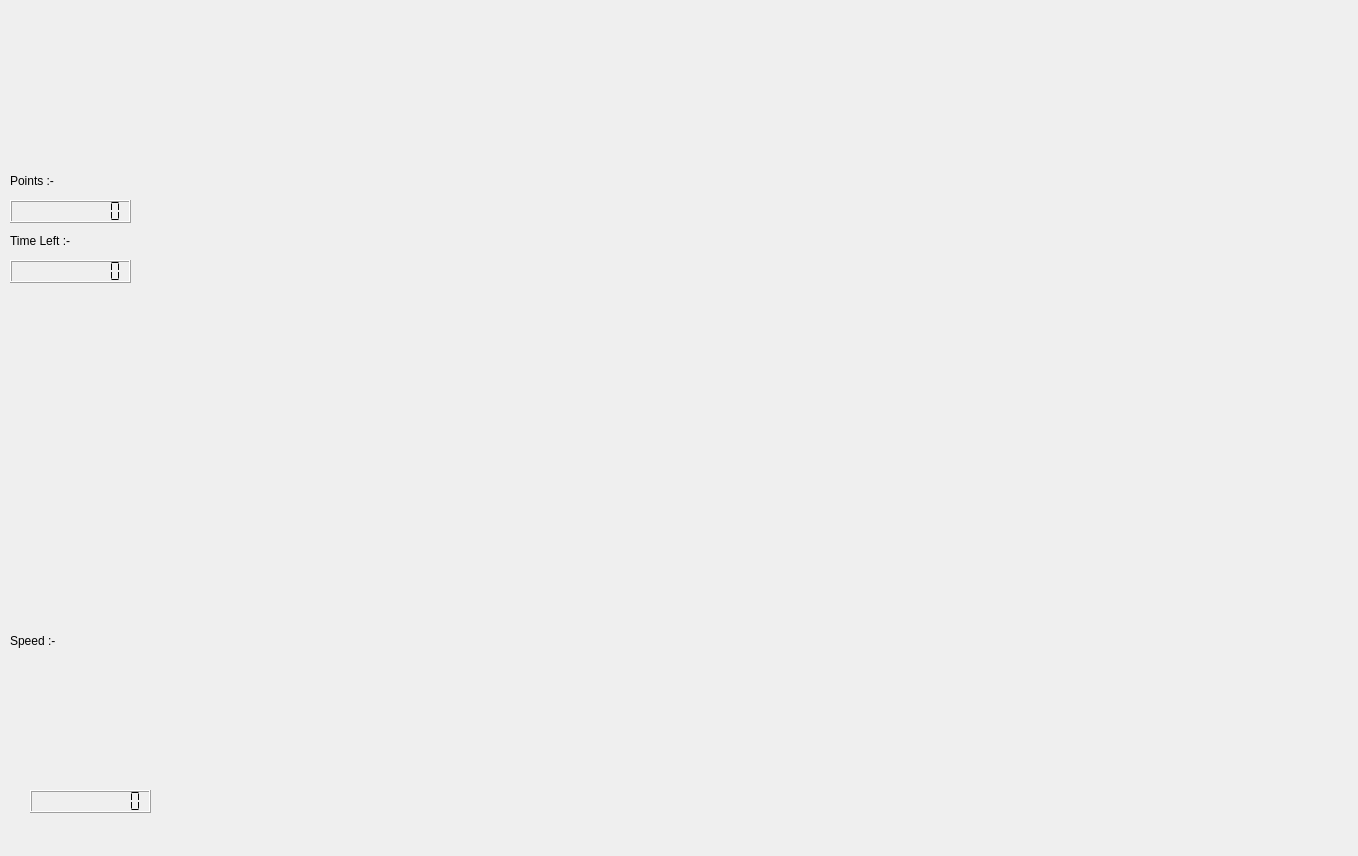
<?xml version="1.0" encoding="UTF-8"?>
<ui version="4.0">
 <class>HUD</class>
 <widget class="QWidget" name="HUD">
  <property name="geometry">
   <rect>
    <x>0</x>
    <y>0</y>
    <width>1358</width>
    <height>856</height>
   </rect>
  </property>
  <property name="windowTitle">
   <string>Form</string>
  </property>
  <widget class="QWidget" name="displayWindow" native="true">
   <property name="geometry">
    <rect>
     <x>200</x>
     <y>0</y>
     <width>1151</width>
     <height>851</height>
    </rect>
   </property>
  </widget>
  <widget class="QLCDNumber" name="speed">
   <property name="geometry">
    <rect>
     <x>30</x>
     <y>790</y>
     <width>121</width>
     <height>23</height>
    </rect>
   </property>
   <property name="numDigits">
    <number>10</number>
   </property>
   <property name="segmentStyle">
    <enum>QLCDNumber::Flat</enum>
   </property>
  </widget>
  <widget class="QLabel" name="label">
   <property name="geometry">
    <rect>
     <x>10</x>
     <y>630</y>
     <width>121</width>
     <height>22</height>
    </rect>
   </property>
   <property name="text">
    <string>Speed :-</string>
   </property>
  </widget>
  <widget class="QLabel" name="label_2">
   <property name="geometry">
    <rect>
     <x>10</x>
     <y>170</y>
     <width>83</width>
     <height>22</height>
    </rect>
   </property>
   <property name="text">
    <string>Points :-</string>
   </property>
  </widget>
  <widget class="QLCDNumber" name="points">
   <property name="geometry">
    <rect>
     <x>10</x>
     <y>200</y>
     <width>121</width>
     <height>23</height>
    </rect>
   </property>
   <property name="numDigits">
    <number>10</number>
   </property>
   <property name="segmentStyle">
    <enum>QLCDNumber::Flat</enum>
   </property>
  </widget>
  <widget class="QLabel" name="label_3">
   <property name="geometry">
    <rect>
     <x>10</x>
     <y>230</y>
     <width>131</width>
     <height>22</height>
    </rect>
   </property>
   <property name="text">
    <string>Time Left :-</string>
   </property>
  </widget>
  <widget class="QLCDNumber" name="timeellipsis">
   <property name="geometry">
    <rect>
     <x>10</x>
     <y>260</y>
     <width>121</width>
     <height>23</height>
    </rect>
   </property>
   <property name="numDigits">
    <number>10</number>
   </property>
   <property name="segmentStyle">
    <enum>QLCDNumber::Flat</enum>
   </property>
  </widget>
  <widget class="SpeedoMeter" name="speedoMeter" native="true">
   <property name="geometry">
    <rect>
     <x>10</x>
     <y>659</y>
     <width>181</width>
     <height>121</height>
    </rect>
   </property>
  </widget>
  <widget class="QWidget" name="mapWindow" native="true">
   <property name="geometry">
    <rect>
     <x>10</x>
     <y>400</y>
     <width>181</width>
     <height>221</height>
    </rect>
   </property>
  </widget>
  <widget class="QLabel" name="Player_Name">
   <property name="geometry">
    <rect>
     <x>10</x>
     <y>20</y>
     <width>171</width>
     <height>31</height>
    </rect>
   </property>
   <property name="text">
    <string/>
   </property>
  </widget>
 </widget>
 <customwidgets>
  <customwidget>
   <class>SpeedoMeter</class>
   <extends>QWidget</extends>
   <header>speedometer.h</header>
   <container>1</container>
  </customwidget>
 </customwidgets>
 <resources/>
 <connections/>
</ui>
